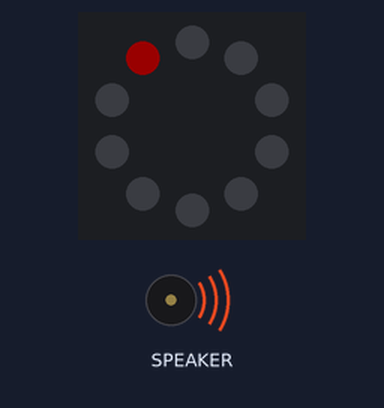
A program run on a simulated Circuit Playground running CircuitPython. Parts: the board's ring of 10 RGB LEDs (number 0 left of the top, counting anticlockwise), buzzer (waves = sounding). Dim RGB values are drawn brighter than linear. At 2.0 s the program ends and the board releases its pins; the recording ends there.

Above: at 0.05 s.
At 0.45 s:
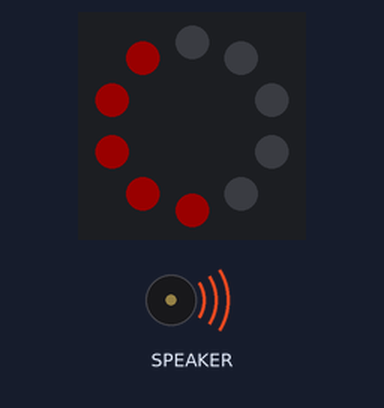
At 0.95 s:
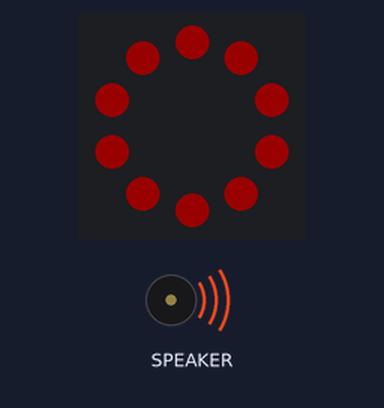
At 1.86 s:
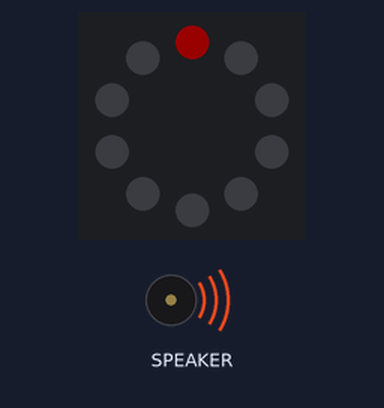
Timing chart, 0 to 2.0 s (numbered marks = the images above):
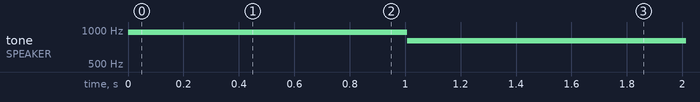

The program:

08_tones.py
```python
from adafruit_circuitplayground.express import cpx
import time

BEEP_HIGH = 960
BEEP_LOW = 800

cpx.pixels.brightness = 0.10

cpx.start_tone(BEEP_HIGH)
for i in range(10):
    cpx.pixels[i] = 0xFF0000
    time.sleep(0.1)
cpx.stop_tone()

cpx.start_tone(BEEP_LOW)
for i in range(10):
    cpx.pixels[i] = 0x000000
    time.sleep(0.1)
cpx.stop_tone()
```

Measured:
- by itself, tone on SPEAKER: silent → 960 Hz at 0.00 s, → 800 Hz 1.0 s later
